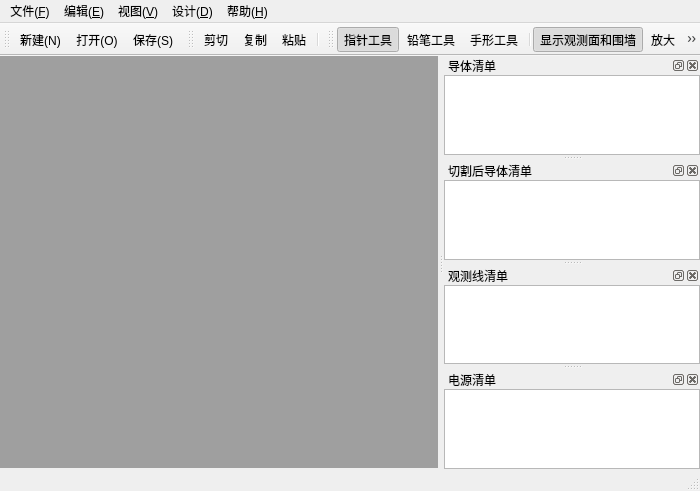
<?xml version="1.0" encoding="UTF-8"?>
<ui version="4.0">
 <class>GroundingCADWindow</class>
 <widget class="QMainWindow" name="GroundingCADWindow">
  <property name="windowModality">
   <enum>Qt::ApplicationModal</enum>
  </property>
  <property name="geometry">
   <rect>
    <x>0</x>
    <y>0</y>
    <width>700</width>
    <height>491</height>
   </rect>
  </property>
  <property name="contextMenuPolicy">
   <enum>Qt::DefaultContextMenu</enum>
  </property>
  <property name="acceptDrops">
   <bool>false</bool>
  </property>
  <property name="windowTitle">
   <string>GroundCAD</string>
  </property>
  <property name="windowIcon">
   <iconset resource="../windwalker.qrc">
    <normaloff>:/Other/images/Other/grid.png</normaloff>:/Other/images/Other/grid.png</iconset>
  </property>
  <widget class="QWidget" name="centralWidget">
   <widget class="QMdiArea" name="mdiArea">
    <property name="geometry">
     <rect>
      <x>0</x>
      <y>0</y>
      <width>443</width>
      <height>412</height>
     </rect>
    </property>
   </widget>
  </widget>
  <widget class="QMenuBar" name="menuBar">
   <property name="geometry">
    <rect>
     <x>0</x>
     <y>0</y>
     <width>700</width>
     <height>23</height>
    </rect>
   </property>
   <widget class="QMenu" name="menu_F">
    <property name="title">
     <string>文件(&amp;F)</string>
    </property>
    <addaction name="atn_New"/>
    <addaction name="atn_Open"/>
    <addaction name="atn_Save"/>
    <addaction name="atn_SaveAs"/>
    <addaction name="separator"/>
    <addaction name="atn_Print"/>
    <addaction name="atn_Last"/>
    <addaction name="separator"/>
    <addaction name="atn_Close"/>
    <addaction name="atn_Quit"/>
   </widget>
   <widget class="QMenu" name="menu_E">
    <property name="title">
     <string>编辑(&amp;E)</string>
    </property>
    <addaction name="atn_Cut"/>
    <addaction name="atn_Copy"/>
    <addaction name="atn_Paste"/>
    <addaction name="separator"/>
    <addaction name="atn_Del"/>
    <addaction name="separator"/>
    <addaction name="atn_All"/>
    <addaction name="separator"/>
    <addaction name="atn_Point"/>
    <addaction name="atn_Pen"/>
    <addaction name="atn_Hand"/>
    <addaction name="separator"/>
    <addaction name="atn_Group"/>
    <addaction name="atn_CancelGroup"/>
    <addaction name="atn_fixed"/>
    <addaction name="atn_CancelFix"/>
    <addaction name="separator"/>
   </widget>
   <widget class="QMenu" name="menu_D">
    <property name="title">
     <string>设计(&amp;D)</string>
    </property>
    <addaction name="atn_AddObject"/>
    <addaction name="separator"/>
    <addaction name="atn_translate"/>
    <addaction name="atn_rotate"/>
    <addaction name="atn_scale"/>
    <addaction name="separator"/>
    <addaction name="action_2"/>
    <addaction name="atn_check"/>
    <addaction name="atn_dataCut"/>
    <addaction name="separator"/>
    <addaction name="atn_EditConductor"/>
    <addaction name="atn_EditObLine"/>
    <addaction name="atn_DelObLine"/>
    <addaction name="atn_features"/>
    <addaction name="atn_Power"/>
   </widget>
   <widget class="QMenu" name="menu_V">
    <property name="title">
     <string>视图(&amp;V)</string>
    </property>
    <addaction name="atn_zoomin"/>
    <addaction name="atn_zoomout"/>
    <addaction name="acn_Zoom1"/>
    <addaction name="atn_fit"/>
    <addaction name="separator"/>
    <addaction name="atn_OBShow"/>
   </widget>
   <widget class="QMenu" name="menu_H">
    <property name="title">
     <string>帮助(&amp;H)</string>
    </property>
    <addaction name="action"/>
    <addaction name="action_3"/>
   </widget>
   <addaction name="menu_F"/>
   <addaction name="menu_E"/>
   <addaction name="menu_V"/>
   <addaction name="menu_D"/>
   <addaction name="menu_H"/>
  </widget>
  <widget class="QToolBar" name="mainToolBar">
   <property name="windowTitle">
    <string>文件</string>
   </property>
   <attribute name="toolBarArea">
    <enum>TopToolBarArea</enum>
   </attribute>
   <attribute name="toolBarBreak">
    <bool>false</bool>
   </attribute>
   <addaction name="atn_New"/>
   <addaction name="atn_Open"/>
   <addaction name="atn_Save"/>
  </widget>
  <widget class="QStatusBar" name="statusBar"/>
  <widget class="QDockWidget" name="dockWidget_datalist">
   <property name="windowTitle">
    <string>导体清单</string>
   </property>
   <attribute name="dockWidgetArea">
    <number>2</number>
   </attribute>
   <widget class="QWidget" name="dockWidgetContents">
    <layout class="QVBoxLayout" name="verticalLayout">
     <property name="leftMargin">
      <number>0</number>
     </property>
     <property name="topMargin">
      <number>0</number>
     </property>
     <property name="rightMargin">
      <number>0</number>
     </property>
     <property name="bottomMargin">
      <number>0</number>
     </property>
     <item>
      <widget class="QTableView" name="tableView_data">
       <property name="contextMenuPolicy">
        <enum>Qt::CustomContextMenu</enum>
       </property>
       <property name="acceptDrops">
        <bool>true</bool>
       </property>
       <property name="tabKeyNavigation">
        <bool>true</bool>
       </property>
       <property name="alternatingRowColors">
        <bool>false</bool>
       </property>
       <property name="selectionMode">
        <enum>QAbstractItemView::ExtendedSelection</enum>
       </property>
       <property name="selectionBehavior">
        <enum>QAbstractItemView::SelectRows</enum>
       </property>
       <property name="sortingEnabled">
        <bool>true</bool>
       </property>
       <attribute name="horizontalHeaderDefaultSectionSize">
        <number>50</number>
       </attribute>
       <attribute name="verticalHeaderVisible">
        <bool>false</bool>
       </attribute>
       <attribute name="verticalHeaderCascadingSectionResizes">
        <bool>true</bool>
       </attribute>
       <attribute name="verticalHeaderDefaultSectionSize">
        <number>20</number>
       </attribute>
       <attribute name="verticalHeaderShowSortIndicator" stdset="0">
        <bool>false</bool>
       </attribute>
       <attribute name="verticalHeaderStretchLastSection">
        <bool>false</bool>
       </attribute>
      </widget>
     </item>
    </layout>
   </widget>
  </widget>
  <widget class="QToolBar" name="editlBar">
   <property name="windowTitle">
    <string>编辑</string>
   </property>
   <attribute name="toolBarArea">
    <enum>TopToolBarArea</enum>
   </attribute>
   <attribute name="toolBarBreak">
    <bool>false</bool>
   </attribute>
   <addaction name="atn_Cut"/>
   <addaction name="atn_Copy"/>
   <addaction name="atn_Paste"/>
   <addaction name="separator"/>
  </widget>
  <widget class="QToolBar" name="designBar">
   <property name="windowTitle">
    <string>设计</string>
   </property>
   <attribute name="toolBarArea">
    <enum>TopToolBarArea</enum>
   </attribute>
   <attribute name="toolBarBreak">
    <bool>false</bool>
   </attribute>
   <addaction name="atn_Point"/>
   <addaction name="atn_Pen"/>
   <addaction name="atn_Hand"/>
   <addaction name="separator"/>
   <addaction name="atn_OBShow"/>
   <addaction name="atn_zoomin"/>
   <addaction name="atn_zoomout"/>
   <addaction name="acn_Zoom1"/>
   <addaction name="atn_fit"/>
   <addaction name="separator"/>
   <addaction name="atn_AddObject"/>
   <addaction name="atn_Power"/>
   <addaction name="atn_check"/>
   <addaction name="separator"/>
  </widget>
  <widget class="QDockWidget" name="dockWidget_cut">
   <property name="windowTitle">
    <string>切割后导体清单</string>
   </property>
   <attribute name="dockWidgetArea">
    <number>2</number>
   </attribute>
   <widget class="QWidget" name="dockWidgetContents_2">
    <layout class="QVBoxLayout" name="verticalLayout_2">
     <property name="leftMargin">
      <number>0</number>
     </property>
     <property name="topMargin">
      <number>0</number>
     </property>
     <property name="rightMargin">
      <number>0</number>
     </property>
     <property name="bottomMargin">
      <number>0</number>
     </property>
     <item>
      <widget class="QTableView" name="tableView_cut">
       <property name="alternatingRowColors">
        <bool>false</bool>
       </property>
       <property name="selectionBehavior">
        <enum>QAbstractItemView::SelectRows</enum>
       </property>
       <attribute name="horizontalHeaderShowSortIndicator" stdset="0">
        <bool>true</bool>
       </attribute>
       <attribute name="verticalHeaderVisible">
        <bool>false</bool>
       </attribute>
       <attribute name="verticalHeaderCascadingSectionResizes">
        <bool>true</bool>
       </attribute>
       <attribute name="verticalHeaderDefaultSectionSize">
        <number>20</number>
       </attribute>
      </widget>
     </item>
    </layout>
   </widget>
  </widget>
  <widget class="QDockWidget" name="dockWidget_ObLine">
   <property name="windowTitle">
    <string>观测线清单</string>
   </property>
   <attribute name="dockWidgetArea">
    <number>2</number>
   </attribute>
   <widget class="QWidget" name="dockWidgetContents_3">
    <layout class="QVBoxLayout" name="verticalLayout_3">
     <property name="leftMargin">
      <number>0</number>
     </property>
     <property name="topMargin">
      <number>0</number>
     </property>
     <property name="rightMargin">
      <number>0</number>
     </property>
     <property name="bottomMargin">
      <number>0</number>
     </property>
     <item>
      <widget class="QTableView" name="tableView_Ob">
       <property name="contextMenuPolicy">
        <enum>Qt::CustomContextMenu</enum>
       </property>
       <property name="editTriggers">
        <set>QAbstractItemView::NoEditTriggers</set>
       </property>
       <property name="selectionBehavior">
        <enum>QAbstractItemView::SelectRows</enum>
       </property>
      </widget>
     </item>
    </layout>
   </widget>
  </widget>
  <widget class="QDockWidget" name="dockWidget_Power">
   <property name="windowTitle">
    <string>电源清单</string>
   </property>
   <attribute name="dockWidgetArea">
    <number>2</number>
   </attribute>
   <widget class="QWidget" name="dockWidgetContents_4">
    <layout class="QVBoxLayout" name="verticalLayout_4">
     <property name="leftMargin">
      <number>0</number>
     </property>
     <property name="topMargin">
      <number>0</number>
     </property>
     <property name="rightMargin">
      <number>0</number>
     </property>
     <property name="bottomMargin">
      <number>0</number>
     </property>
     <item>
      <widget class="QTableView" name="tableView_Power">
       <property name="contextMenuPolicy">
        <enum>Qt::CustomContextMenu</enum>
       </property>
       <property name="editTriggers">
        <set>QAbstractItemView::NoEditTriggers</set>
       </property>
       <property name="selectionMode">
        <enum>QAbstractItemView::SingleSelection</enum>
       </property>
       <property name="selectionBehavior">
        <enum>QAbstractItemView::SelectRows</enum>
       </property>
      </widget>
     </item>
    </layout>
   </widget>
  </widget>
  <action name="atn_New">
   <property name="icon">
    <iconset resource="../windwalker.qrc">
     <normaloff>:/GroundingCAD/images/GroundingCAD/new.png</normaloff>:/GroundingCAD/images/GroundingCAD/new.png</iconset>
   </property>
   <property name="text">
    <string>新建(&amp;N)</string>
   </property>
   <property name="shortcut">
    <string>Ctrl+N</string>
   </property>
  </action>
  <action name="atn_Open">
   <property name="icon">
    <iconset resource="../windwalker.qrc">
     <normaloff>:/GroundingCAD/images/GroundingCAD/open.png</normaloff>:/GroundingCAD/images/GroundingCAD/open.png</iconset>
   </property>
   <property name="text">
    <string>打开(&amp;O)...</string>
   </property>
   <property name="shortcut">
    <string>Ctrl+O</string>
   </property>
  </action>
  <action name="atn_Save">
   <property name="icon">
    <iconset resource="../windwalker.qrc">
     <normaloff>:/GroundingCAD/images/GroundingCAD/save.png</normaloff>:/GroundingCAD/images/GroundingCAD/save.png</iconset>
   </property>
   <property name="text">
    <string>保存(&amp;S)</string>
   </property>
   <property name="shortcut">
    <string>Ctrl+S</string>
   </property>
  </action>
  <action name="atn_SaveAs">
   <property name="text">
    <string>另存为(&amp;A)...</string>
   </property>
   <property name="shortcut">
    <string>Ctrl+Shift+S</string>
   </property>
  </action>
  <action name="atn_Close">
   <property name="text">
    <string>关闭(&amp;C)</string>
   </property>
  </action>
  <action name="atn_Cut">
   <property name="icon">
    <iconset resource="../windwalker.qrc">
     <normaloff>:/GroundingCAD/images/GroundingCAD/cut.png</normaloff>:/GroundingCAD/images/GroundingCAD/cut.png</iconset>
   </property>
   <property name="text">
    <string>剪切</string>
   </property>
   <property name="shortcut">
    <string>Ctrl+X</string>
   </property>
  </action>
  <action name="atn_Copy">
   <property name="icon">
    <iconset resource="../windwalker.qrc">
     <normaloff>:/GroundingCAD/images/GroundingCAD/copy_v2.png</normaloff>:/GroundingCAD/images/GroundingCAD/copy_v2.png</iconset>
   </property>
   <property name="text">
    <string>复制</string>
   </property>
   <property name="shortcut">
    <string>Ctrl+C</string>
   </property>
  </action>
  <action name="atn_Paste">
   <property name="icon">
    <iconset resource="../windwalker.qrc">
     <normaloff>:/GroundingCAD/images/GroundingCAD/paste.png</normaloff>:/GroundingCAD/images/GroundingCAD/paste.png</iconset>
   </property>
   <property name="text">
    <string>粘贴</string>
   </property>
   <property name="shortcut">
    <string>Ctrl+V</string>
   </property>
  </action>
  <action name="atn_Last">
   <property name="text">
    <string>最近访问的文件</string>
   </property>
  </action>
  <action name="atn_Print">
   <property name="text">
    <string>打印(&amp;P)...</string>
   </property>
   <property name="shortcut">
    <string>Ctrl+P</string>
   </property>
  </action>
  <action name="atn_Del">
   <property name="text">
    <string>删除</string>
   </property>
   <property name="shortcut">
    <string>Del</string>
   </property>
  </action>
  <action name="atn_All">
   <property name="text">
    <string>全选</string>
   </property>
   <property name="shortcut">
    <string>Ctrl+A</string>
   </property>
  </action>
  <action name="atn_Quit">
   <property name="text">
    <string>退出(&amp;Q)</string>
   </property>
  </action>
  <action name="atn_AddObject">
   <property name="icon">
    <iconset resource="../windwalker.qrc">
     <normaloff>:/GroundingCAD/images/GroundingCAD/add.png</normaloff>:/GroundingCAD/images/GroundingCAD/add.png</iconset>
   </property>
   <property name="text">
    <string>添加对象(&amp;A)...</string>
   </property>
   <property name="toolTip">
    <string>添加对象</string>
   </property>
  </action>
  <action name="atn_AddObLine">
   <property name="icon">
    <iconset resource="../windwalker.qrc">
     <normaloff>:/GroundingCAD/images/GroundingCAD/orb_plus.png</normaloff>:/GroundingCAD/images/GroundingCAD/orb_plus.png</iconset>
   </property>
   <property name="text">
    <string>添加观测线...</string>
   </property>
  </action>
  <action name="atn_translate">
   <property name="text">
    <string>平移...</string>
   </property>
  </action>
  <action name="atn_rotate">
   <property name="text">
    <string>旋转...</string>
   </property>
  </action>
  <action name="atn_scale">
   <property name="text">
    <string>缩放...</string>
   </property>
  </action>
  <action name="action_2">
   <property name="text">
    <string>参数设置(&amp;O)...</string>
   </property>
  </action>
  <action name="atn_zoomin">
   <property name="icon">
    <iconset resource="../windwalker.qrc">
     <normaloff>:/GroundingCAD/images/GroundingCAD/zoom_in.png</normaloff>:/GroundingCAD/images/GroundingCAD/zoom_in.png</iconset>
   </property>
   <property name="text">
    <string>放大</string>
   </property>
   <property name="shortcut">
    <string>Ctrl+=</string>
   </property>
  </action>
  <action name="atn_zoomout">
   <property name="icon">
    <iconset resource="../windwalker.qrc">
     <normaloff>:/GroundingCAD/images/GroundingCAD/zoom_out.png</normaloff>:/GroundingCAD/images/GroundingCAD/zoom_out.png</iconset>
   </property>
   <property name="text">
    <string>缩小</string>
   </property>
   <property name="shortcut">
    <string>Ctrl+-</string>
   </property>
  </action>
  <action name="acn_Zoom1">
   <property name="icon">
    <iconset resource="../windwalker.qrc">
     <normaloff>:/GroundingCAD/images/GroundingCAD/zoom_best_fit.png</normaloff>:/GroundingCAD/images/GroundingCAD/zoom_best_fit.png</iconset>
   </property>
   <property name="text">
    <string>还原</string>
   </property>
  </action>
  <action name="atn_fit">
   <property name="icon">
    <iconset resource="../windwalker.qrc">
     <normaloff>:/GroundingCAD/images/GroundingCAD/preview.png</normaloff>:/GroundingCAD/images/GroundingCAD/preview.png</iconset>
   </property>
   <property name="text">
    <string>适合大小</string>
   </property>
  </action>
  <action name="atn_check">
   <property name="icon">
    <iconset resource="../windwalker.qrc">
     <normaloff>:/GroundingCAD/images/GroundingCAD/play.png</normaloff>:/GroundingCAD/images/GroundingCAD/play.png</iconset>
   </property>
   <property name="text">
    <string>缺陷检查...</string>
   </property>
  </action>
  <action name="atn_dataCut">
   <property name="icon">
    <iconset resource="../windwalker.qrc">
     <normaloff>:/GroundingCAD/images/GroundingCAD/pause.png</normaloff>:/GroundingCAD/images/GroundingCAD/pause.png</iconset>
   </property>
   <property name="text">
    <string>切割</string>
   </property>
  </action>
  <action name="atn_Point">
   <property name="checkable">
    <bool>true</bool>
   </property>
   <property name="checked">
    <bool>true</bool>
   </property>
   <property name="icon">
    <iconset resource="../windwalker.qrc">
     <normaloff>:/GroundingCAD/images/GroundingCAD/pointer.png</normaloff>:/GroundingCAD/images/GroundingCAD/pointer.png</iconset>
   </property>
   <property name="text">
    <string>指针工具</string>
   </property>
  </action>
  <action name="atn_Hand">
   <property name="checkable">
    <bool>true</bool>
   </property>
   <property name="icon">
    <iconset resource="../windwalker.qrc">
     <normaloff>:/GroundingCAD/images/GroundingCAD/hand_tool.png</normaloff>:/GroundingCAD/images/GroundingCAD/hand_tool.png</iconset>
   </property>
   <property name="text">
    <string>手形工具</string>
   </property>
  </action>
  <action name="action">
   <property name="text">
    <string>索引...</string>
   </property>
  </action>
  <action name="action_3">
   <property name="text">
    <string>关于...</string>
   </property>
  </action>
  <action name="atn_Group">
   <property name="text">
    <string>组合</string>
   </property>
   <property name="shortcut">
    <string>Ctrl+G</string>
   </property>
  </action>
  <action name="atn_CancelGroup">
   <property name="text">
    <string>取消组合</string>
   </property>
   <property name="shortcut">
    <string>Ctrl+Alt+G</string>
   </property>
  </action>
  <action name="atn_fixed">
   <property name="text">
    <string>固定</string>
   </property>
   <property name="shortcut">
    <string>Ctrl+2</string>
   </property>
  </action>
  <action name="atn_CancelFix">
   <property name="text">
    <string>取消固定</string>
   </property>
   <property name="shortcut">
    <string>Ctrl+Alt+2</string>
   </property>
  </action>
  <action name="atn_EditConductor">
   <property name="icon">
    <iconset resource="../windwalker.qrc">
     <normaloff>:/GroundingCAD/images/GroundingCAD/edit.png</normaloff>:/GroundingCAD/images/GroundingCAD/edit.png</iconset>
   </property>
   <property name="text">
    <string>编辑导体</string>
   </property>
   <property name="toolTip">
    <string>编辑单根导体</string>
   </property>
  </action>
  <action name="atn_Pen">
   <property name="checkable">
    <bool>true</bool>
   </property>
   <property name="icon">
    <iconset resource="../windwalker.qrc">
     <normaloff>:/GroundingCAD/images/GroundingCAD/pencil.png</normaloff>:/GroundingCAD/images/GroundingCAD/pencil.png</iconset>
   </property>
   <property name="text">
    <string>铅笔工具</string>
   </property>
  </action>
  <action name="atn_OBShow">
   <property name="checkable">
    <bool>true</bool>
   </property>
   <property name="checked">
    <bool>true</bool>
   </property>
   <property name="icon">
    <iconset resource="../windwalker.qrc">
     <normaloff>:/GroundingCAD/images/GroundingCAD/eye.png</normaloff>:/GroundingCAD/images/GroundingCAD/eye.png</iconset>
   </property>
   <property name="text">
    <string>显示观测面和围墙</string>
   </property>
   <property name="toolTip">
    <string>显示观测面和围墙</string>
   </property>
  </action>
  <action name="atn_EditObLine">
   <property name="text">
    <string>编辑观测线</string>
   </property>
  </action>
  <action name="atn_DelObLine">
   <property name="text">
    <string>删除观测线</string>
   </property>
  </action>
  <action name="atn_features">
   <property name="text">
    <string>批量修改导体特性...</string>
   </property>
  </action>
  <action name="atn_Power">
   <property name="icon">
    <iconset resource="../windwalker.qrc">
     <normaloff>:/GroundingCAD/images/GroundingCAD/linghtning.png</normaloff>:/GroundingCAD/images/GroundingCAD/linghtning.png</iconset>
   </property>
   <property name="text">
    <string>添加/编辑电源</string>
   </property>
  </action>
 </widget>
 <layoutdefault spacing="6" margin="11"/>
 <resources>
  <include location="../windwalker.qrc"/>
 </resources>
 <connections>
  <connection>
   <sender>atn_Quit</sender>
   <signal>triggered()</signal>
   <receiver>GroundingCADWindow</receiver>
   <slot>close()</slot>
   <hints>
    <hint type="sourcelabel">
     <x>-1</x>
     <y>-1</y>
    </hint>
    <hint type="destinationlabel">
     <x>349</x>
     <y>245</y>
    </hint>
   </hints>
  </connection>
 </connections>
</ui>
